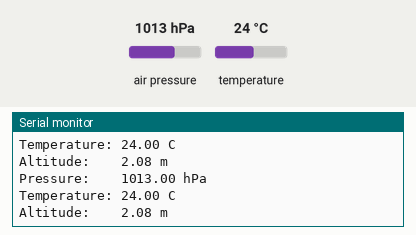
The sketch below on a simulated ESP32. Parts: the last lines printed to the serial monitor. Inputs (shaded band) come from the test bench; at power-on: air pressure 1013 hPa, temperature 24 °C.

Above: at 1.2 s.
1.3 s: air pressure set to 952 hPa
At 2.3 s:
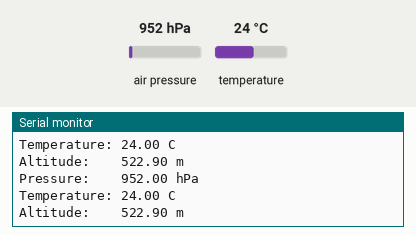
2.8 s: temperature set to 12 °C
At 3.7 s:
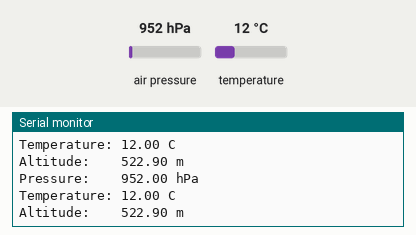
4.3 s: air pressure set to 975 hPa
At 4.8 s:
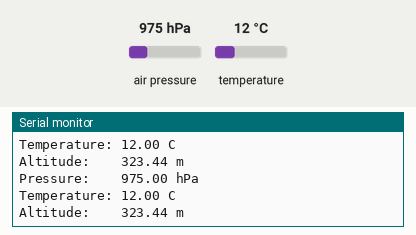
5.8 s: air pressure set to 1000 hPa
At 6.5 s:
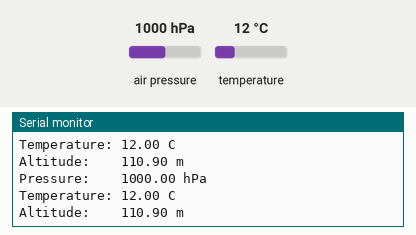
Timing chart, 0 to 8.8 s (numbered marks = the images above; inputs shaded):
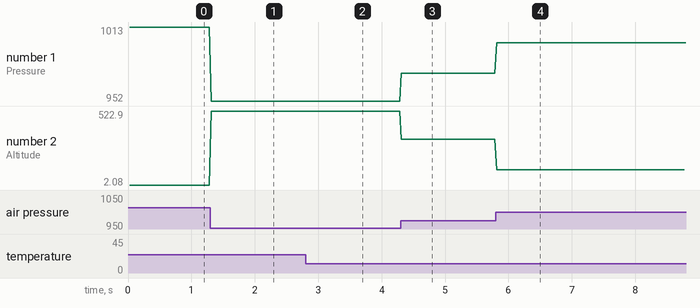

The sketch:

bmp180.ino
```cpp
#include <Wire.h>
#include <Adafruit_Sensor.h>
#include <Adafruit_BMP085_U.h>

byte id_1 = 0x77;

Adafruit_BMP085_Unified bmp = Adafruit_BMP085_Unified(10180);

void setup() {
  Serial.begin(115200);
  Serial.println("Pressure Sensor Test"); Serial.println("");
  Wire.begin(21, 22);
  /* Initialise the sensor */
  if(!bmp.begin())
  {
    Serial.print("Ooops, no BMP180 detected ... Check your wiring or I2C ADDR!");
    while(1);
  }
}

void loop()
{
  sensors_event_t event;
  bmp.getEvent(&event);

  if (event.pressure) {
    Serial.print("Pressure:    ");
    Serial.print(event.pressure);
    Serial.println(" hPa");

    float temperature;
    bmp.getTemperature(&temperature);
    Serial.print("Temperature: ");
    Serial.print(temperature);
    Serial.println(" C");

    float seaLevelPressure = SENSORS_PRESSURE_SEALEVELHPA;
    Serial.print("Altitude:    ");
    Serial.print(bmp.pressureToAltitude(seaLevelPressure,
                                        event.pressure));
    Serial.println(" m");
    Serial.println("");
  } else {
    Serial.println("Sensor error");
  }
}
```

Measured:
- after the input at 1.3 s, the serial monitor: prints a new line at once (image 1)
- after the input at 2.8 s, the serial monitor: prints a new line at once (image 2)
- after the input at 4.3 s, the serial monitor: prints a new line at once (image 3)
- after the input at 5.8 s, the serial monitor: prints a new line at once (image 4)
- plotted number 1: 1013 → 952 after the input at 1.3 s, 952 → 975 after the input at 4.3 s, 975 → 1000 after the input at 5.8 s
- plotted number 2: 2.08 → 522.9 after the input at 1.3 s, 522.9 → 323.44 after the input at 4.3 s, 323.44 → 110.9 after the input at 5.8 s
